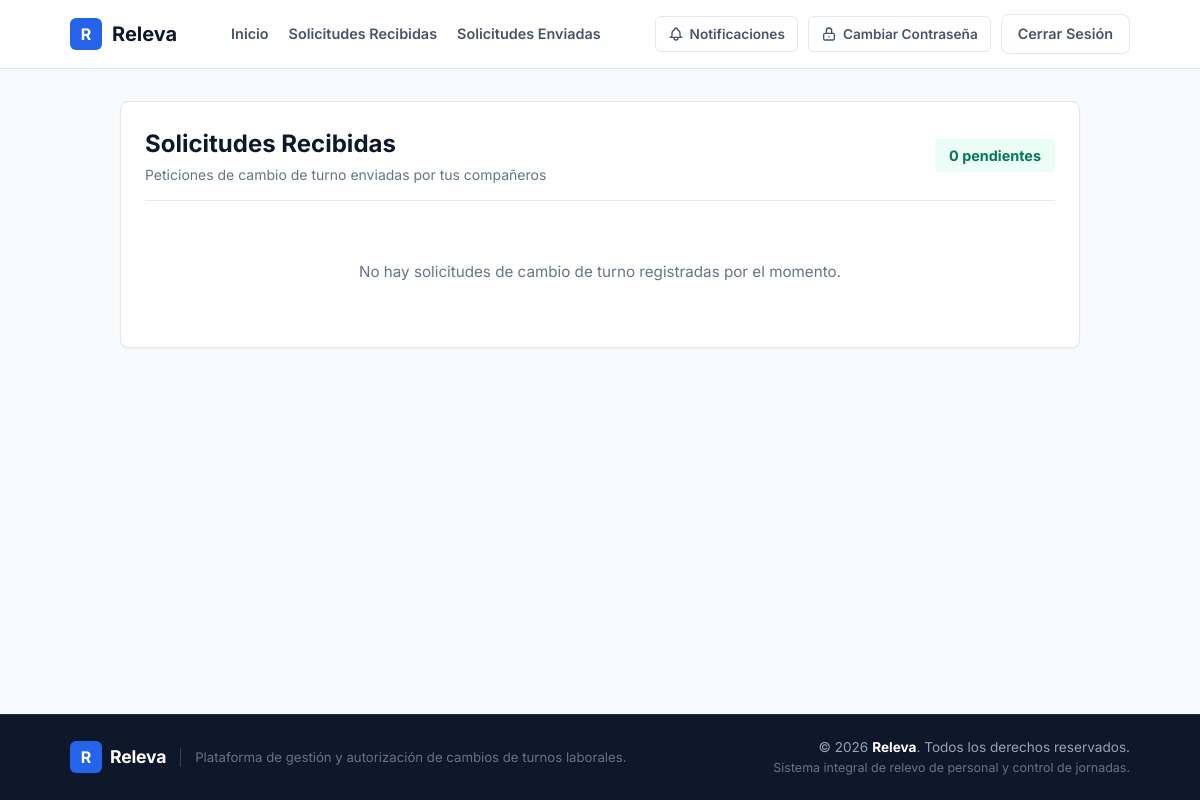
The app's page /solicitudes/recibidas/ (signed in), older data.
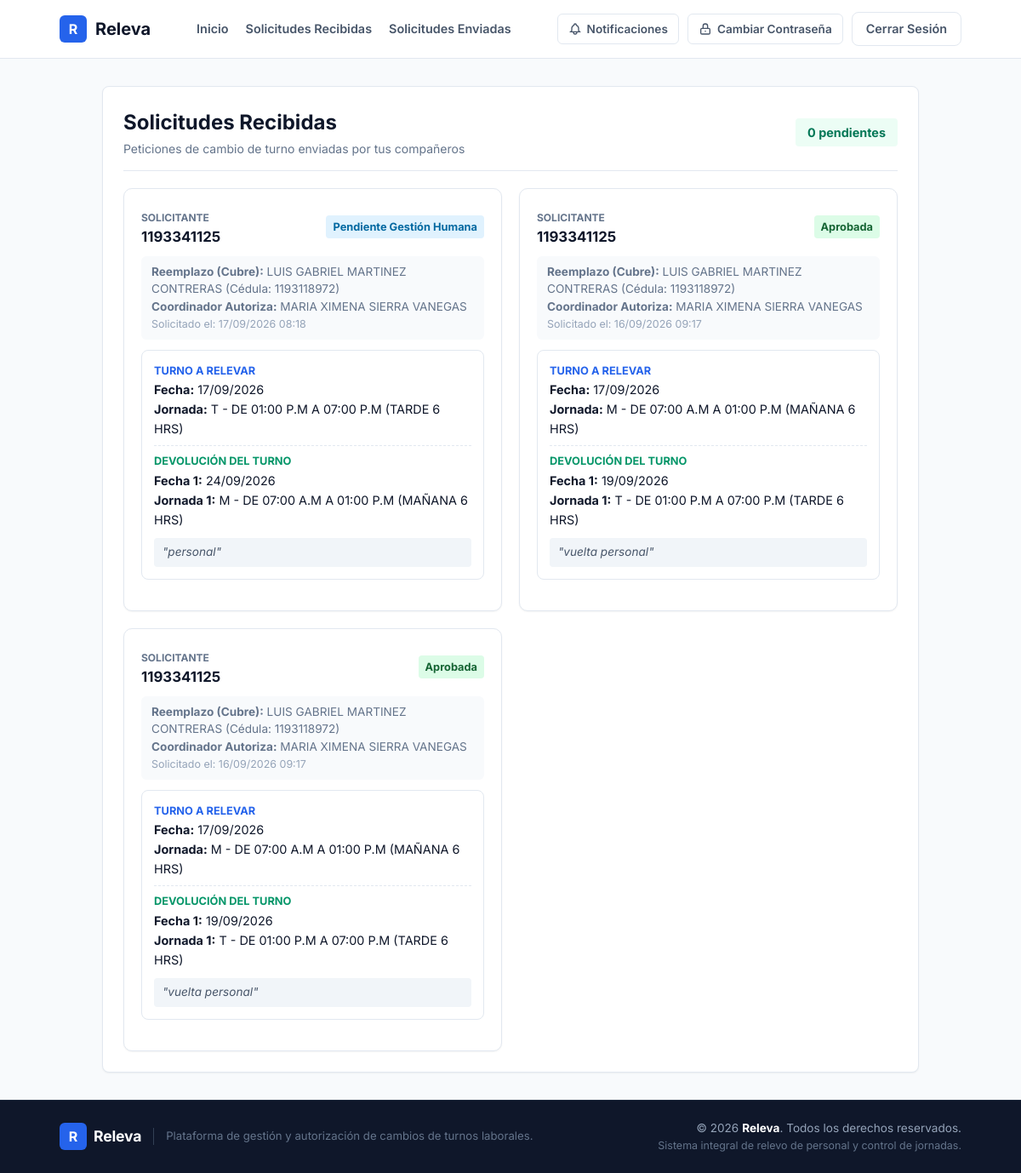
The same page, newer data.
### core/models.py (models this page shows, shortened)
class SolicitudCambio(models.Model):
    ESTADO_CHOICES = [
        ('PENDIENTE_REEMPLAZO', 'Pendiente por Compañero'),
        ('PENDIENTE_COORDINADOR', 'Pendiente por Coordinador'),
        ('PENDIENTE_GH', 'Pendiente por Gestión Humana'),
        ('ACEPTADA', 'Aprobada'),
        ('RECHAZADA', 'Rechazada'),
        ('CANCELADA', 'Cancelada'),
    ]
    JORNADA_CHOICES = [
        ('N', 'N - DE 06:00 P.M A 06:00 A.M (NOCHE 12H)'),
        ('C', 'C - DE 06:00 A.M A 06:00 P.M (CORRIDO 11 HRS)'),
        ('C1', 'C1 - DE 08:00 A.M A 06:00 P.M (CORRIDO 10 HRS)'),
        ('C2', 'C2 - DE 07:00 A.M A 01:00 P.M Y DE 02:00 P.M A 07:00 P.M (CORRIDO 11 HRS)'),
        ('H', 'H - DE 08:00 A.M A 12:00 M Y DE 01:00 P.M A 05:00 P.M (ADMINISTRATIVO)'),
        ('N1', 'N1 - DE 06:00 P.M A 12:00 P.M Y DE 01:00 A.M A 06:00 A.M (NOCHE 11H)'),
        ('M4', 'M4 - DE 08:00 A.M A 12:00 P.M (4 HORAS MAÑANA)'),
        ('M', 'M - DE 07:00 A.M A 01:00 P.M (MAÑANA 6 HRS)'),
        ('T', 'T - DE 01:00 P.M A 07:00 P.M (TARDE 6 HRS)'),
        ('T9', 'T9 - DE 01:00 P.M A 09:00 P.M (TARDE 8 HRS)'),
        ('LM', 'LM - LICENCIA MATERNIDAD'),
        ('D', 'D - DESCANSO'),
        ('L', 'L - LIBRE'),
        ('LC', 'LC - LIBRE CUMPLEAÑOS'),
        ('ME', 'ME - MAÑANA EDUCATIVA'),
        ('TE', 'TE - TARDE EDUCATIVA'),
        ('V', 'V - VACACIONES'),
    ]
    JORNADA_HORAS = {
        'N': 12,
        'C': 11,
        'C1': 10,
        'C2': 11,
        'H': 8,
        'N1': 11,
        'M4': 4,
        'M': 6,
        'T': 6,
        'T9': 8,
        'LM': 0,
        'D': 0,
        'L': 0,
        'LC': 8,
        'ME': 6,
        'TE': 6,
        'V': 0,
    }
    JORNADA_DICT = dict(JORNADA_CHOICES)
    solicitante = models.ForeignKey(User, on_delete=models.CASCADE, related_name='solicitudes_enviadas', verbose_name="Nombre del Solicitante")
    reemplazo = models.ForeignKey(User, on_delete=models.CASCADE, related_name='solicitudes_recibidas', verbose_name="Nombre del Reemplazo 1")
    reemplazo_2 = models.ForeignKey(User, on_delete=models.SET_NULL, related_name='solicitudes_recibidas_2', blank=True, null=True, verbose_name="Nombre del Reemplazo 2 (Devolución 2)")
    coordinador = models.ForeignKey(User, on_delete=models.SET_NULL, related_name='solicitudes_coordinar', blank=True, null=True, verbose_name="Coordinador que Aprueba")
    fecha_turno = models.DateField(verbose_name="Fecha de Turno")
    jornada = models.CharField(max_length=50, choices=JORNADA_CHOICES, default='M', verbose_name="Jornada")
    fecha_devolucion = models.DateField(verbose_name="Fecha de Devolución 1")
    jornada_devolucion = models.CharField(max_length=50, choices=JORNADA_CHOICES, default='M', verbose_name="Jornada de Devolución 1")
    fecha_devolucion_2 = models.DateField(blank=True, null=True, verbose_name="Fecha de Devolución 2")
    jornada_devolucion_2 = models.CharField(max_length=50, choices=JORNADA_CHOICES, blank=True, null=True, verbose_name="Jornada de Devolución 2")
    motivo = models.TextField(blank=True, null=True, verbose_name="Motivo u Observaciones")
    estado = models.CharField(max_length=30, choices=ESTADO_CHOICES, default='PENDIENTE_REEMPLAZO', verbose_name="Estado")
    fecha_solicitud = models.DateTimeField(auto_now_add=True, verbose_name="Fecha de Solicitud")
    updated_at = models.DateTimeField(auto_now=True, verbose_name="Última Actualización")
    class Meta:
        ordering = ['-fecha_solicitud']
        verbose_name = "Solicitud de Cambio de Turno"
        verbose_name_plural = "Solicitudes de Cambio de Turnos"

### core/views.py (the view, shortened to what this page needs)
# urls.py: path('solicitudes/recibidas/', views.solicitudes_recibidas_view, name='solicitudes_recibidas'),
@login_required(login_url='core:login')
def solicitudes_recibidas_view(request):
    is_gh = (request.user.username == '1102830559' or request.user.is_superuser)
    if is_gh:
        solicitudes_recibidas = SolicitudCambio.objects.all().select_related(
            'solicitante', 'solicitante__profile', 'reemplazo', 'reemplazo__profile', 'reemplazo_2', 'reemplazo_2__profile', 'coordinador'
        ).distinct()
        recibidas_pendientes = solicitudes_recibidas.filter(estado__in=['PENDIENTE', 'PENDIENTE_REEMPLAZO', 'PENDIENTE_COORDINADOR', 'PENDIENTE_GH']).count()
    else:
        solicitudes_recibidas = SolicitudCambio.objects.filter(
            Q(reemplazo=request.user) | Q(reemplazo_2=request.user) | Q(coordinador=request.user)
        ).select_related('solicitante', 'solicitante__profile', 'reemplazo', 'reemplazo__profile', 'reemplazo_2', 'reemplazo_2__profile', 'coordinador').distinct()
        recibidas_pendientes = solicitudes_recibidas.filter(
            Q(coordinador=request.user, estado='PENDIENTE_COORDINADOR') | Q(reemplazo=request.user, estado__in=['PENDIENTE', 'PENDIENTE_REEMPLAZO']) | Q(reemplazo_2=request.user, estado__in=['PENDIENTE', 'PENDIENTE_REEMPLAZO'])
        ).distinct().count()
    context = {
        'solicitudes_recibidas': solicitudes_recibidas,
        'recibidas_pendientes': recibidas_pendientes,
        'is_gh': is_gh,
    }
    return render(request, 'solicitudes_recibidas.html', context)

### templates/solicitudes_recibidas.html (shortened to what this page needs)
{% extends 'base.html' %}
{% block content %}
<div class="container" style="max-width: 1000px;">
    <div class="card">
        <div style="display: flex; align-items: center; justify-content: space-between; margin-bottom: 20px; padding-bottom: 14px; border-bottom: 1px solid var(--border-color);">
            <div>
                {% if user.profile.es_admin_area %}
                    <h1 style="font-size: 1.5rem; font-weight: 700; margin: 0; color: #059669;">Solicitudes de Cambio de Turnos por Autorizar</h1>
                    <span style="font-size: 0.875rem; color: var(--text-muted);">Revisión y respuesta para aprobar o rechazar las solicitudes de cambio de turno</span>
                {% else %}
                    <h1 style="font-size: 1.5rem; font-weight: 700; margin: 0; color: var(--text-primary);">Solicitudes Recibidas</h1>
                    <span style="font-size: 0.875rem; color: var(--text-muted);">Peticiones de cambio de turno enviadas por tus compañeros</span>
                {% endif %}
            </div>
            <span class="badge" style="background: #ecfdf5; color: #047857; font-size: 0.9rem; padding: 6px 14px; font-weight: 700;">
                {{ recibidas_pendientes }} pendientes
            </span>
        </div>
        {% if solicitudes_recibidas %}
            <div style="display: grid; grid-template-columns: repeat(auto-fit, minmax(320px, 1fr)); gap: 20px;">
                {% for s in solicitudes_recibidas %}
                    <div style="background: #ffffff; border: 1px solid var(--border-color); border-radius: 10px; padding: 20px; box-shadow: var(--shadow-sm); display: flex; flex-direction: column; justify-content: space-between;">
                        <div>
                            <div style="display: flex; align-items: center; justify-content: space-between; margin-bottom: 10px;">
                                <div>
                                    <span style="font-size: 0.75rem; font-weight: 700; color: #64748b; text-transform: uppercase;">Solicitante</span>
                                    <strong style="font-size: 1.05rem; color: var(--text-primary); display: block;">
                                        {{ s.solicitante.first_name|default:s.solicitante.username }}
                                    </strong>
                                </div>
                                {% if s.estado == 'PENDIENTE' or s.estado == 'PENDIENTE_REEMPLAZO' %}
                                    <span class="badge" style="background: #fef3c7; color: #92400e; font-weight: 700;">Pendiente Compañero</span>
                                {% elif s.estado == 'PENDIENTE_COORDINADOR' %}
                                    <span class="badge" style="background: #fed7aa; color: #9a3412; font-weight: 700;">Pendiente Coordinador</span>
                                {% elif s.estado == 'PENDIENTE_GH' %}
                                    <span class="badge" style="background: #e0f2fe; color: #0369a1; font-weight: 700;">Pendiente Gestión Humana</span>
                                {% elif s.estado == 'ACEPTADA' %}
                                    <span class="badge" style="background: #dcfce7; color: #166534; font-weight: 700;">Aprobada</span>
                                {% elif s.estado == 'RECHAZADA' %}
                                    <span class="badge" style="background: #fee2e2; color: #991b1b; font-weight: 700;">Rechazada</span>
                                {% else %}
                                    <span class="badge" style="background: #f1f5f9; color: #475569;">Cancelada</span>
                                {% endif %}
                            </div>
                            <p style="font-size: 0.85rem; color: var(--text-muted); margin-bottom: 12px; background: #f8fafc; padding: 8px 12px; border-radius: 6px;">
                                <strong>Reemplazo (Cubre):</strong> {{ s.reemplazo.first_name|default:s.reemplazo.username }} (Cédula: {{ s.reemplazo.username }})<br>
                                {% if s.coordinador %}
                                    <strong>Coordinador Autoriza:</strong> {{ s.coordinador.first_name|default:s.coordinador.username }}<br>
                                {% endif %}
                                <span style="font-size: 0.78rem; color: #94a3b8;">Solicitado el: {{ s.fecha_solicitud|date:"d/m/Y H:i" }}</span>
                            </p>
                            <div style="font-size: 0.9rem; background: #ffffff; padding: 14px; border-radius: 8px; margin-bottom: 16px; border: 1px solid var(--border-color); line-height: 1.6;">
                                <div style="margin-bottom: 6px;">
                                    <span style="color: #2563eb; font-size: 0.8rem; text-transform: uppercase; font-weight: 700; display: block;">Turno a Relevar</span>
                                    <strong>Fecha:</strong> {{ s.fecha_turno|date:"d/m/Y" }} <br>
                                    <strong>Jornada:</strong> {{ s.get_jornada_display }}
                                </div>
                                <hr style="border: 0; border-top: 1px dashed var(--border-color); margin: 8px 0;" />
                                <div>
                                    <span style="color: #059669; font-size: 0.8rem; text-transform: uppercase; font-weight: 700; display: block;">Devolución del Turno</span>
                                    <strong>Fecha 1:</strong> {{ s.fecha_devolucion|date:"d/m/Y" }} <br>
                                    <strong>Jornada 1:</strong> {{ s.get_jornada_devolucion_display }}
                                </div>
                                {% if s.motivo %}
                                    <div style="margin-top: 10px; font-style: italic; color: #475569; font-size: 0.85rem; background: #f1f5f9; padding: 6px 10px; border-radius: 4px;">
                                        "{{ s.motivo }}"
                                    </div>
                                {% endif %}
                            </div>
                        </div>
                    </div>
                {% endfor %}
            </div>
        {% else %}
            <p style="font-size: 0.95rem; color: var(--text-muted); text-align: center; padding: 40px 0;">
                No hay solicitudes de cambio de turno registradas por el momento.
            </p>
        {% endif %}
    </div>
</div>
{% endblock %}

### templates/base.html (shortened to what this page needs)
{% load static %}
<!DOCTYPE html>
<html lang="es">
<head>
    <link rel="stylesheet" href="{% static 'css/styles.css' %}?v=2.0">
</head>
<body>
    <header class="navbar">
        <div class="container nav-container">
            <a href="{% url 'core:home' %}" class="brand-logo">
                <span class="logo-badge">R</span>
                <span>Releva</span>
            </a>
            {% if user.is_authenticated %}
                <nav class="nav-menu" style="display: flex; align-items: center; gap: 20px;">
                    {% if user.profile.es_admin_area %}
                        <a href="{% url 'core:solicitudes_recibidas' %}" class="nav-link {% if navbar_recibidas_pendientes > 0 %}nav-link-pulse-alert{% endif %}">
                            Solicitudes Recibidas
                            {% if navbar_recibidas_pendientes > 0 %}
                                <span class="pulse-dot-indicator"></span>
                            {% endif %}
                        </a>
                        <a href="{% url 'core:gestion_area' %}" class="nav-link" style="color: #059669; font-weight: 700;">Gestión de Área</a>
                    {% else %}
                        <a href="{% url 'core:home' %}" class="nav-link">Inicio</a>
                        <a href="{% url 'core:solicitudes_recibidas' %}" class="nav-link {% if navbar_recibidas_pendientes > 0 %}nav-link-pulse-alert{% endif %}">
                            Solicitudes Recibidas
                        </a>
                        <a href="{% url 'core:solicitudes_enviadas' %}" class="nav-link">Solicitudes Enviadas</a>
                    {% endif %}
                </nav>
                <div class="nav-user" style="display: flex; align-items: center; gap: 10px;">
                    <a href="{% url 'core:notificaciones' %}" class="btn btn-outline nav-btn-action" title="Configurar correo de notificaciones" style="display: inline-flex; align-items: center; gap: 6px;">
                        <svg width="16" height="16" fill="none" stroke="currentColor" stroke-width="2" viewBox="0 0 24 24">
                            <path d="M15 17h5l-1.405-1.405A2.032 2.032 0 0118 14.158V11a6.002 6.002 0 00-4-5.659V5a2 2 0 10-4 0v.341C7.67 6.165 6 8.388 6 11v3.159c0 .538-.214 1.055-.595 1.436L4 17h5m6 0v1a3 3 0 11-6 0v-1m6 0H9"></path>
                        </svg>
                        <span>Notificaciones</span>
                    </a>
                    <a href="{% url 'core:cambiar_password' %}" class="btn btn-outline nav-btn-action" title="Cambiar Contraseña" style="display: inline-flex; align-items: center; gap: 6px;">
                        <svg width="16" height="16" fill="none" stroke="currentColor" stroke-width="2" viewBox="0 0 24 24">
                            <path d="M12 15v2m-6 4h12a2 2 0 002-2v-6a2 2 0 00-2-2H6a2 2 0 00-2 2v6a2 2 0 002 2zm10-10V7a4 4 0 00-8 0v4h8z"></path>
                        </svg>
                        <span>Cambiar Contraseña</span>
                    </a>
                    <a href="{% url 'core:logout' %}" class="btn btn-outline">Cerrar Sesión</a>
                </div>
            {% endif %}
        </div>
    </header>
    <main class="main-content">
        {% block content %}{% endblock %}
    </main>
    <footer class="footer">
        <div class="container footer-container">
            <div class="footer-brand">
                <div class="footer-logo">
                    <span class="logo-badge">R</span>
                    <span class="footer-brand-title">Releva</span>
                </div>
                <p class="footer-tagline">Plataforma de gestión y autorización de cambios de turnos laborales.</p>
            </div>
            <div class="footer-copy">
                <p>&copy; 2026 <strong>Releva</strong>. Todos los derechos reservados.</p>
                <p class="footer-subtext">Sistema integral de relevo de personal y control de jornadas.</p>
            </div>
        </div>
    </footer>
</body>
</html>

Row changes from the older to the newer data that the page shows:
added SolicitudCambio: solicitante.first_name "1193341125", estado "Pendiente Gestión Humana", reemplazo.first_name "LUIS GABRIEL MARTINEZ CONTRERAS", reemplazo.username "1193118972", coordinador.first_name "MARIA XIMENA SIERRA VANEGAS", fecha_solicitud "17/09/2026 08:18", fecha_turno "17/09/2026", jornada "T - DE 01:00 P.M A 07:00 P.M (TARDE 6 HRS)", fecha_devolucion "24/09/2026", jornada_devolucion "M - DE 07:00 A.M A 01:00 P.M (MAÑANA 6 HRS)", motivo "personal"
added SolicitudCambio: solicitante.first_name "1193341125", estado "Aprobada", reemplazo.first_name "LUIS GABRIEL MARTINEZ CONTRERAS", reemplazo.username "1193118972", coordinador.first_name "MARIA XIMENA SIERRA VANEGAS", fecha_solicitud "16/09/2026 09:17", fecha_turno "17/09/2026", jornada "M - DE 07:00 A.M A 01:00 P.M (MAÑANA 6 HRS)", fecha_devolucion "19/09/2026", jornada_devolucion "T - DE 01:00 P.M A 07:00 P.M (TARDE 6 HRS)", motivo "vuelta personal"
added SolicitudCambio: solicitante.first_name "1193341125", estado "Aprobada", reemplazo.first_name "LUIS GABRIEL MARTINEZ CONTRERAS", reemplazo.username "1193118972", coordinador.first_name "MARIA XIMENA SIERRA VANEGAS", fecha_solicitud "16/09/2026 09:17", fecha_turno "17/09/2026", jornada "M - DE 07:00 A.M A 01:00 P.M (MAÑANA 6 HRS)", fecha_devolucion "19/09/2026", jornada_devolucion "T - DE 01:00 P.M A 07:00 P.M (TARDE 6 HRS)", motivo "vuelta personal"
Text that changed along with them:
text no longer shown: "No hay solicitudes de cambio de turno registradas por el momento."
